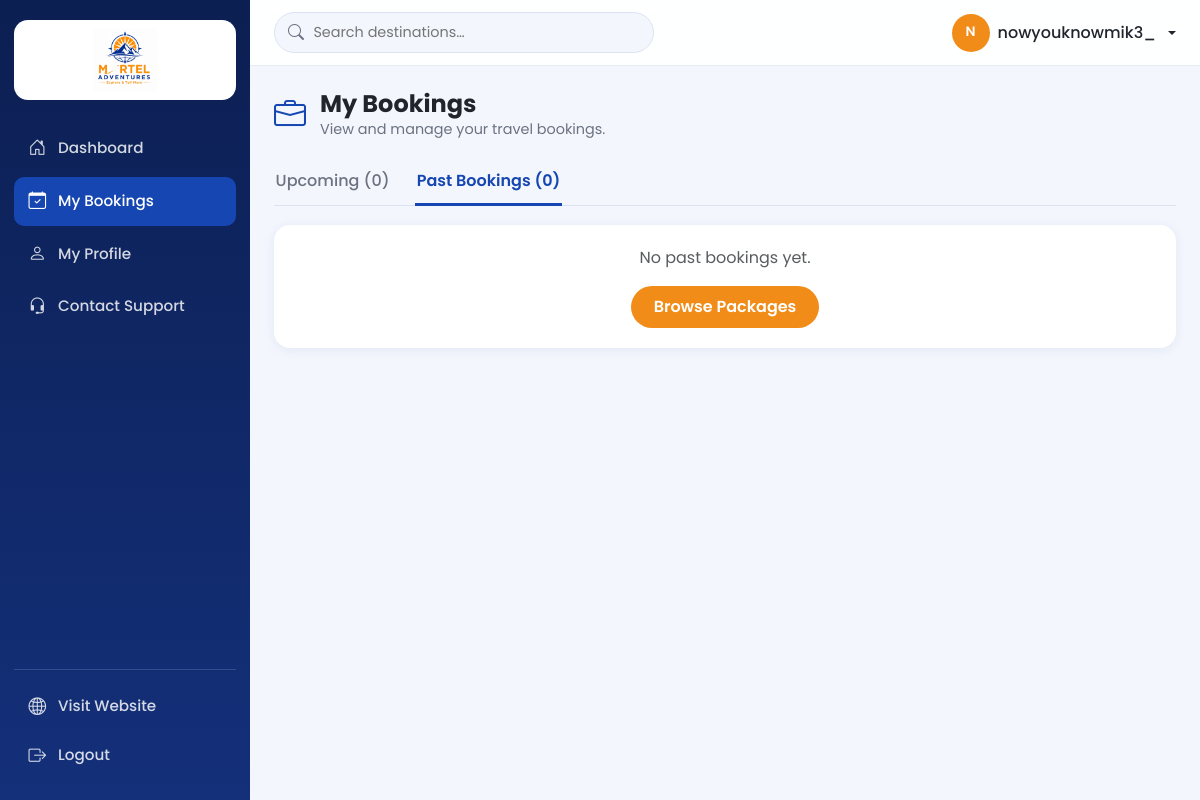
The page /accounts/bookings/?tab=past (signed in) on the database as committed earlier.
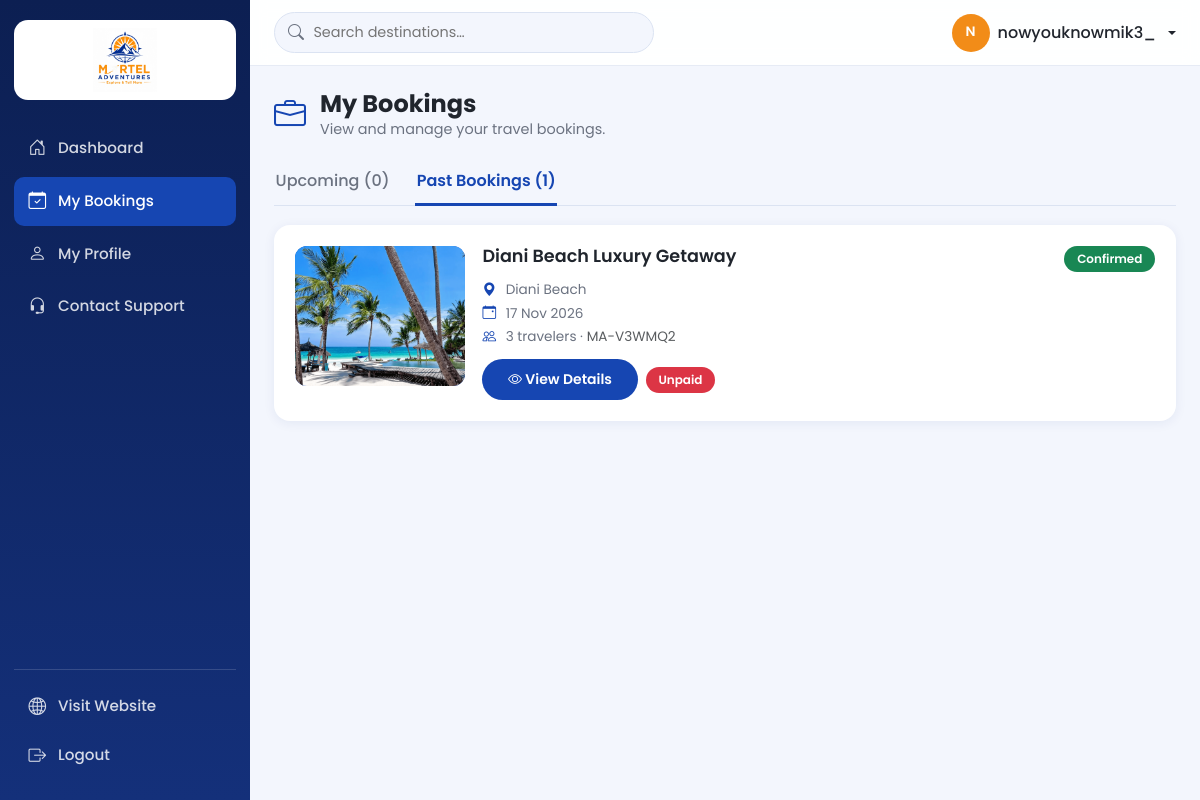
The same page on the database as committed later.
### apps/bookings/models.py (models this page shows, shortened)
class Booking(models.Model):
    STATUS_CHOICES = [
        ('pending', 'Pending'),
        ('confirmed', 'Confirmed'),
        ('cancelled', 'Cancelled'),
        ('completed', 'Completed'),
    ]
    reference = models.CharField(max_length=12, unique=True, editable=False, blank=True)
    user = models.ForeignKey(settings.AUTH_USER_MODEL, null=True, blank=True,
                             on_delete=models.SET_NULL, related_name='bookings')
    package = models.ForeignKey('tours.Package', null=True, blank=True,
                                on_delete=models.SET_NULL, related_name='bookings')
    service = models.ForeignKey('tours.Service', null=True, blank=True, on_delete=models.SET_NULL)
    full_name = models.CharField(max_length=100)
    phone = models.CharField(max_length=30)
    email = models.EmailField(blank=True)
    travel_date = models.DateField()
    travelers = models.PositiveIntegerField(default=1)
    special_requests = models.TextField(blank=True)
    total_price = models.DecimalField(max_digits=12, decimal_places=2, null=True, blank=True,
                                      help_text='Estimated total (KES). You can adjust it after agreeing a final price.')
    status = models.CharField(max_length=10, choices=STATUS_CHOICES, default='pending')
    confirmed_at = models.DateTimeField(null=True, blank=True, editable=False)
    created_at = models.DateTimeField(auto_now_add=True)
    updated_at = models.DateTimeField(auto_now=True)
    class Meta:
        ordering = ['-created_at']
    @property
    def amount_paid(self):
        total = self.payments.filter(status='completed').aggregate(total=Sum('amount'))['total']
        return total or Decimal('0')
    @property
    def payment_status(self):
        paid = self.amount_paid
        if paid <= 0:
            return 'unpaid'
        if self.total_price and paid >= self.total_price:
            return 'paid'
        return 'partial'
    @property
    def display_title(self):
        if self.package:
            return self.package.title
        if self.service:
            return self.service.name
        return 'Custom booking'
    @property
    def cover_image(self):
        if self.package and self.package.cover_image:
            return self.package.cover_image
        if self.service and self.service.image:
            return self.service.image
        return None

### apps/tours/models.py (models this page shows, shortened)
class Package(models.Model):
    title = models.CharField(max_length=150)
    slug = models.SlugField(unique=True)
    destination = models.ForeignKey(Destination, on_delete=models.CASCADE, related_name='packages')
    service = models.ForeignKey(Service, on_delete=models.SET_NULL, null=True, blank=True)
    description = models.TextField()
    duration_days = models.PositiveIntegerField(default=1)
    price = models.DecimalField(max_digits=10, decimal_places=2, help_text='Price per person (KES)')
    slots_available = models.PositiveIntegerField(default=0)
    is_available = models.BooleanField(default=True)
    is_featured = models.BooleanField(default=False)
    cover_image = models.ImageField(upload_to='packages/')

class Destination(models.Model):
    name = models.CharField(max_length=100)
    slug = models.SlugField(unique=True)
    region = models.CharField(max_length=100, blank=True)
    description = models.TextField()
    image = models.ImageField(upload_to='destinations/')
    is_featured = models.BooleanField(default=False)

### apps/accounts/views.py (the view)
# urls.py: path('bookings/', views.my_bookings, name='bookings'),
@login_required
def my_bookings(request):
    today = timezone.localdate()
    bookings = request.user.bookings.select_related('package__destination', 'service')
    upcoming = bookings.filter(travel_date__gte=today, status__in=['pending', 'confirmed']).order_by('travel_date')
    past = bookings.filter(Q(travel_date__lt=today) | Q(status__in=['completed', 'cancelled'])).order_by('-travel_date')
    tab = 'past' if request.GET.get('tab') == 'past' else 'upcoming'
    return render(request, 'accounts/bookings.html', {
        'tab': tab,
        'upcoming_count': upcoming.count(),
        'past_count': past.count(),
        'bookings': past if tab == 'past' else upcoming,
    })

### apps/core/context_processors.py (called while the page is built)
def site_info(request):
    return {
        'SITE': {
            'name': 'MORTEL ADVENTURES',
            'tagline': 'explore & tell more',
            'about': 'Your gateway to thrilling travel experiences, breathtaking destinations and unforgettable memories.',
            'phone1': '0791818170',
            'phone2': '0711191480',
            'email': 'morteladventures@gmail.com',
            'whatsapp': '254793079569',
            'address': '50504-00100',
            'hours': 'Mon–Sat: 8:00 AM – 6:00 PM',
            'map_query': 'Imara Daima, Nairobi, Kenya',
            'facebook': '#', 'instagram': '#', 'tiktok': '#',
            'payment_info': 'Send Money 0793079569',
        },
        'footer_services': Service.objects.filter(is_active=True)[:5],
    }

### apps/accounts/templates/accounts/bookings.html (shortened to what this page needs)
{% extends 'account_base.html' %}
{% block account_content %}
<div class="acct-heading">
  <i class="bi bi-briefcase"></i>
  <div><h1>My Bookings</h1><p>View and manage your travel bookings.</p></div>
</div>
<ul class="acct-tabs">
  <li><a href="{% url 'accounts:bookings' %}" class="{% if tab == 'upcoming' %}active{% endif %}">Upcoming ({{ upcoming_count }})</a></li>
  <li><a href="{% url 'accounts:bookings' %}?tab=past" class="{% if tab == 'past' %}active{% endif %}">Past Bookings ({{ past_count }})</a></li>
</ul>
{% for b in bookings %}
<div class="acct-card booking-item">
  <div class="trip-img">
    {% if b.cover_image %}<img src="{{ b.cover_image.url }}" alt="{{ b.display_title }}" loading="lazy">{% else %}<i class="bi bi-compass"></i>{% endif %}
  </div>
  <div class="booking-item-body">
    <div class="d-flex justify-content-between align-items-start gap-2">
      <h4>{{ b.display_title }}</h4>
      <span class="status-pill status-{{ b.status }}">{{ b.get_status_display }}</span>
    </div>
    <ul class="trip-meta mt-2">
      {% if b.package %}<li><i class="bi bi-geo-alt-fill"></i> {{ b.package.destination.name }}</li>{% endif %}
      <li><i class="bi bi-calendar-event"></i> {{ b.travel_date|date:"j M Y" }}</li>
      <li><i class="bi bi-people"></i> {{ b.travelers }} traveler{{ b.travelers|pluralize }} · <span class="text-muted">{{ b.reference }}</span></li>
    </ul>
    <div class="d-flex align-items-center gap-2 flex-wrap">
      <a href="{% url 'accounts:booking_detail' b.reference %}" class="btn btn-blue btn-sm"><i class="bi bi-eye"></i> View Details</a>
      {% if b.status != 'cancelled' %}<span class="status-pill pay-{{ b.payment_status }}">{{ b.payment_status|title }}</span>{% endif %}
    </div>
  </div>
</div>
{% empty %}
<div class="acct-card text-center">
  <p class="text-muted mb-3">{% if tab == 'past' %}No past bookings yet.{% else %}You have no upcoming bookings.{% endif %}</p>
  <a href="{% url 'tours:packages' %}" class="btn btn-brand">Browse Packages</a>
</div>
{% endfor %}
{% endblock %}

### templates/account_base.html (shortened to what this page needs)
{% load static %}
<!DOCTYPE html>
<html lang="en">
<head>
  <link href="https://cdn.jsdelivr.net/npm/bootstrap@5.3.3/dist/css/bootstrap.min.css" rel="stylesheet">
  <link href="https://cdn.jsdelivr.net/npm/bootstrap-icons@1.11.3/font/bootstrap-icons.min.css" rel="stylesheet">
  <link rel="stylesheet" href="{% static 'css/style.css' %}">
</head>
<body class="acct-body">
<aside class="acct-sidebar d-none d-lg-flex">
  <a href="{% url 'core:home' %}" class="acct-logo" aria-label="MORTEL ADVENTURES home">
    <img src="{% static 'images/logo.jpeg' %}" alt="MORTEL ADVENTURES">
  </a>
  {% include 'partials/_account_nav.html' %}
</aside>
<div class="acct-main">
  <header class="acct-topbar">
    <form class="acct-search d-none d-md-flex" action="{% url 'tours:packages' %}" method="get" role="search">
      <i class="bi bi-search"></i>
      <input type="search" name="q" placeholder="Search destinations…" aria-label="Search destinations">
    </form>
    <div class="dropdown ms-auto">
      <a class="account-toggle dropdown-toggle" href="#" role="button" data-bs-toggle="dropdown" aria-expanded="false">
        {% include 'partials/_avatar.html' %}
        <span class="d-none d-sm-inline">{{ user.get_full_name|default:user.username }}</span>
      </a>
    </div>
  </header>
  <main class="acct-content">
    {% block account_content %}{% endblock %}
  </main>
</div>
</body>
</html>

### templates/partials/_account_nav.html (shortened to what this page needs)
<nav class="acct-nav" aria-label="Account navigation">
  {% with current=request.resolver_match.url_name %}
  <a href="{% url 'accounts:dashboard' %}" class="{% if current == 'dashboard' %}active{% endif %}"><i class="bi bi-house-door"></i> Dashboard</a>
  <a href="{% url 'accounts:bookings' %}" class="{% if current == 'bookings' or current == 'booking_detail' %}active{% endif %}"><i class="bi bi-calendar-check"></i> My Bookings</a>
  <a href="{% url 'accounts:profile' %}" class="{% if current == 'profile' or current == 'password_change' %}active{% endif %}"><i class="bi bi-person"></i> My Profile</a>
  <a href="{% url 'contact:contact' %}"><i class="bi bi-headset"></i> Contact Support</a>
  {% endwith %}
</nav>
<div class="acct-nav-bottom">
  <a href="{% url 'core:home' %}"><i class="bi bi-globe2"></i> Visit Website</a>
  <form method="post" action="{% url 'accounts:logout' %}">
    <button type="submit"><i class="bi bi-box-arrow-right"></i> Logout</button>
  </form>
</div>

### templates/partials/_avatar.html
<span class="avatar {{ extra_class }}">
  {% if user.profile.photo %}<img src="{{ user.profile.photo.url }}" alt="">{% else %}{% if user.first_name %}{{ user.first_name|slice:":1"|upper }}{{ user.last_name|slice:":1"|upper }}{% else %}{{ user.username|slice:":1"|upper }}{% endif %}{% endif %}
</span>

### static/css/style.css (style rules this page uses)
img { max-width: 100% }
:root { --orange:#F28C18; --blue:#1646B2; --charcoal:#20252D; --soft:#f3f6fd; }
body { font-family:'Poppins',sans-serif; color:var(--charcoal); }
.btn-blue { background:var(--blue); color:#fff; border:0; border-radius:50px; padding:.65rem 1.6rem; font-weight:600; }
.status-pill { display: inline-block; font-size: .75rem; font-weight: 600; padding: .25rem .8rem; border-radius: 50px; color: #fff; }
.status-confirmed { background: #198754; }
.pay-unpaid { background: #dc3545; }
.avatar { display: inline-grid; place-items: center; width: 38px; height: 38px; border-radius: 50%; background: var(--orange); color: #fff; font-weight: 600; font-size: .85rem; overflow: hidden; flex-shrink: 0; }
.account-toggle { display: inline-flex; align-items: center; gap: .5rem; color: var(--charcoal); font-weight: 500; text-decoration: none; }
.acct-body { background: #f3f6fd; min-height: 100vh; font-family: 'Poppins', sans-serif; color: var(--charcoal); }
.acct-sidebar { position: fixed; top: 0; bottom: 0; left: 0; width: 250px; z-index: 100; flex-direction: column; padding: 20px 14px; background: linear-gradient(180deg, #0c1f52 0%, #14307a 100%); }
.acct-logo { display: block; background: #fff; border-radius: 14px; padding: 8px; margin-bottom: 24px; text-align: center; }
.acct-logo img { height: 64px; width: auto; max-width: 100%; }
.acct-nav { display: flex; flex-direction: column; gap: 4px; }
.acct-nav a, .acct-nav-bottom a, .acct-nav-bottom button { display: flex; align-items: center; gap: 12px; width: 100%; padding: .7rem .9rem; border: 0; background: transparent; border-radius: 10px; color: rgba(255,255,255,.82); text-decoration: none; font-weight: 500; font-size: .95rem; text-align: left; }
.acct-nav a.active { background: var(--blue); color: #fff; }
.acct-nav i, .acct-nav-bottom i { font-size: 1.1rem; }
.acct-nav-bottom { margin-top: auto; border-top: 1px solid rgba(255,255,255,.15); padding-top: 12px; }
.acct-main { min-height: 100vh; }
@media (min-width: 992px) { .acct-main { margin-left: 250px; } }
.acct-topbar { position: sticky; top: 0; z-index: 90; display: flex; align-items: center; gap: 16px; padding: 12px 24px; background: rgba(255,255,255,.92); backdrop-filter: blur(8px); border-bottom: 1px solid #e6ebf5; }
.acct-search { position: relative; flex: 0 1 380px; }
.acct-search i { position: absolute; left: 14px; top: 50%; transform: translateY(-50%); color: #6b7280; }
.acct-search input { width: 100%; padding: .55rem 1rem .55rem 2.4rem; border: 1px solid #dbe3f2; border-radius: 50px; background: var(--soft); font-size: .9rem; }
.acct-content { padding: 24px; }
.acct-card { background: #fff; border-radius: 16px; padding: 1.3rem; box-shadow: 0 2px 12px rgba(20,48,122,.07); }
.acct-heading { display: flex; align-items: center; gap: 14px; margin-bottom: 1.2rem; }
.acct-heading > i { font-size: 2rem; color: var(--blue); }
.acct-heading h1 { font-size: 1.5rem; font-weight: 700; margin: 0; }
.acct-heading p { margin: 0; color: #6b7280; font-size: .9rem; }
.trip-img { flex: 0 0 150px; height: 130px; border-radius: 12px; overflow: hidden; display: grid; place-items: center; background: linear-gradient(135deg, var(--blue), #3b6fe0); color: #fff; font-size: 2rem; }
.trip-img img { width: 100%; height: 100%; object-fit: cover; }
.trip-meta { list-style: none; padding: 0; margin: 0 0 .7rem; font-size: .85rem; color: #6b7280; }
.trip-meta li { margin-bottom: .2rem; }
.trip-meta i { color: var(--blue); margin-right: 6px; }
.acct-tabs { list-style: none; display: flex; gap: 1.5rem; padding: 0; margin: 0 0 1.2rem; border-bottom: 1px solid #dbe3f2; }
.acct-tabs a { display: inline-block; padding: .6rem .1rem; color: #6b7280; font-weight: 500; text-decoration: none; border-bottom: 3px solid transparent; margin-bottom: -1px; }
.acct-tabs a.active { color: var(--blue); border-bottom-color: var(--blue); font-weight: 600; }
.booking-item { display: flex; gap: 1.1rem; margin-bottom: 1rem; }
.booking-item .trip-img { flex-basis: 170px; height: 140px; }
.booking-item-body { flex: 1; min-width: 0; }
.booking-item-body h4 { font-size: 1.1rem; font-weight: 600; margin: 0; }

Rows that differ between the two databases and show on the page:
added Booking: cover_image (picture), display_title "Diani Beach Luxury Getaway", status "Confirmed", package.destination.name "Diani Beach", travel_date "17 Nov 2026", travelers "3", reference "MA-V3WMQ2", payment_status "Unpaid"
Other text that changed with them:
{{ past_count }}: "0" → "1"
text no longer shown: "No past bookings yet. Browse Packages"
